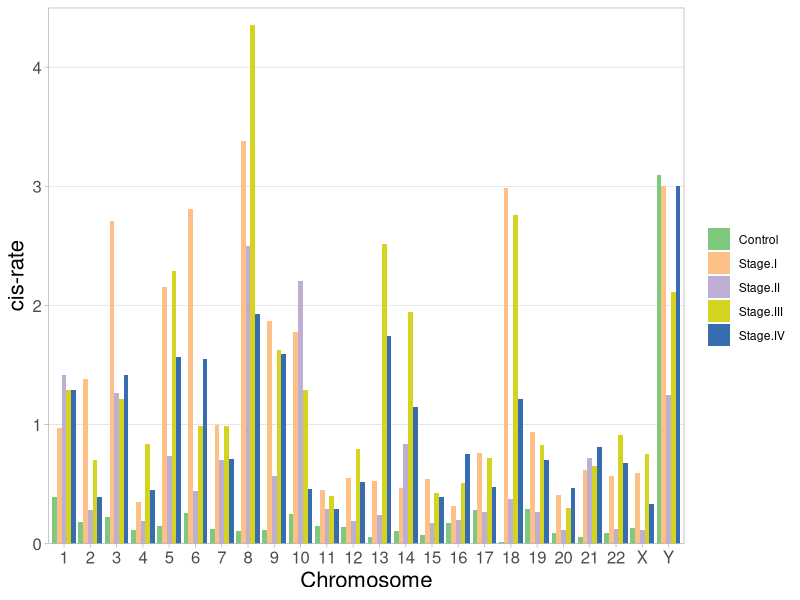

This figure's R source:
library(reshape2)
library(ggplot2)

setwd("Extras")

cis.rate <- read.table(file = "cys-rate-kirc.tsv",
                  sep = '\t', header = TRUE)

mdata <- melt(cis.rate, id="Chromosome")
mdata$Chromosome <- factor(mdata$Chromosome, levels=c(1:22,"X","Y"))

colores <- c("#7FC97F","#FDC086","#BEAED4","#d4d420","#386CB0")
ggplot(data=mdata, aes(x=Chromosome, y=value, fill=variable)) +
  geom_bar(stat="identity", position=position_dodge()) +
  scale_fill_manual(values=colores) +
  # scale_fill_brewer(palette = "Accent") +
  labs(y = "cis-rate", fill = "") +
  theme_light() +
  theme(axis.line = element_blank(),
        panel.grid.major.x = element_blank(),
        panel.grid.minor = element_blank(),
        axis.text.x = element_text(size=12),
        axis.title.x = element_text(size = 16),
        axis.text.y = element_text(size=12),
        axis.title.y = element_text(size = 16)) +
  scale_y_continuous(limits = c(0,4.5), expand = c(0, 0))
    
